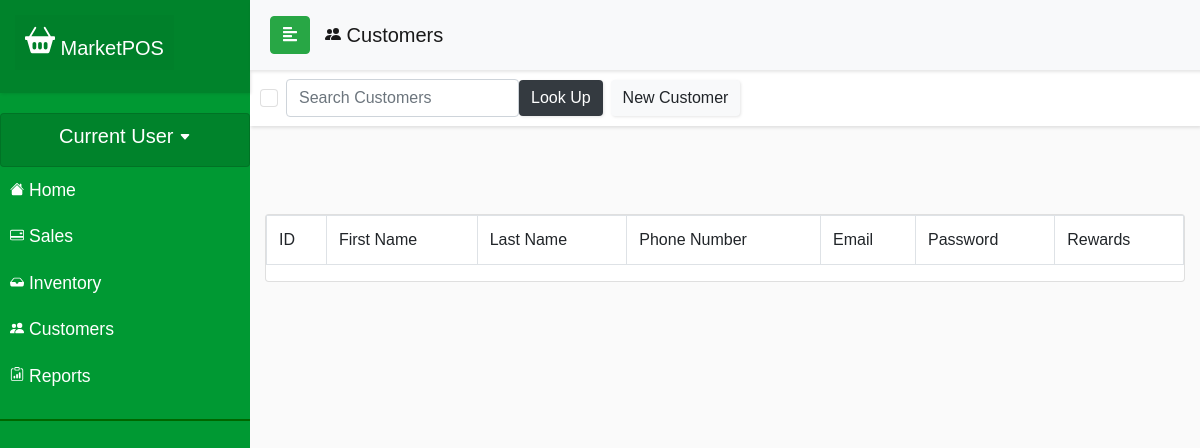
Page /currentDraft/customerview.php on the earlier database version.
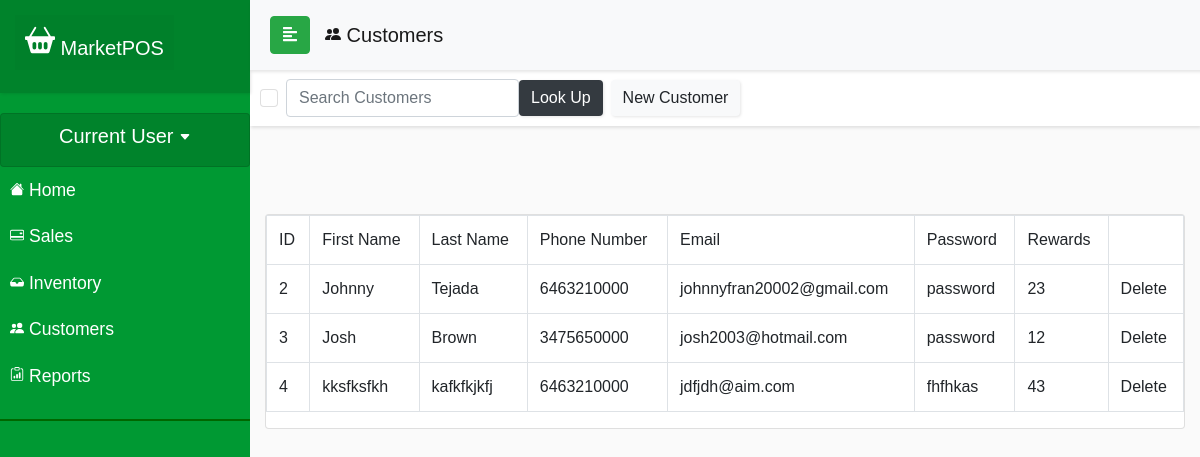
Same page on the later database version.
### tables this page shows
CREATE TABLE `customer_info` (
  `customer_id` int(11) NOT NULL,
  `email` varchar(100) NOT NULL,
  `password` varchar(100) NOT NULL,
  `first_name` varchar(100) NOT NULL,
  `middle_initial` varchar(1) NOT NULL,
  `last_name` varchar(100) NOT NULL,
  `phone_number` float NOT NULL,
  `rewards` int(11) NOT NULL,
  `street_address` varchar(100) NOT NULL,
  `city` varchar(100) NOT NULL,
  `state` varchar(2) NOT NULL,
  `zip_code` int(11) NOT NULL
);

### currentDraft/customerview.php (the view, shortened to what this page needs)
<?php
require_once('config.php');
$query = "SELECT * FROM customer_info";
$result = mysqli_query($conn, $query);
?>
<!DOCTYPE html>
<html>
<head>
  <link rel="stylesheet" href="css/bootstrap.min.css">
  <link rel="stylesheet" href="userStyle.css">
  <link rel="stylesheet" href="css/jquery.mCustomScrollbar.min.css">
</head>
<body>
  <nav id="sidebar">
    <div class="sidebar-header">
      <h1><a class="navbar-brand relative-top" href="indexDraft.php" id="navcard">
          MarketPOS</a></h1>
    </div>
    <ul class="list-unstyled components">
      <div class="card" id="navcard">
        <h5 class="text-center">Current User <svg width=".6em" height=".6em" viewBox="0 0 16 16" class="bi bi-caret-down-fill" fill="currentColor" xmlns="http://www.w3.org/2000/svg">
            <path d="M7.247 11.14L2.451 5.658C1.885 5.013 2.345 4 3.204 4h9.592a1 1 0 0 1 .753 1.659l-4.796 5.48a1 1 0 0 1-1.506 0z" />
          </svg></h5>
      </div>
      <li class="active">
      <li>
        <a href="accounthomeDraft.php"> Home</a>
      </li>
      </li>
      <li>
        <a href="salescontrolv3.html"> Sales</a>
      </li>
      <li>
        <a href="inventorycontrol.html"> Inventory</a>
      </li>
      <li>
        <a href="customercontrol.html"> Customers</a>
      </li>
      <li>
        <a href="#"> Reports</a>
      </li>
    </ul>
  </nav>
  <div id="content">
    <nav class="navbar navbar-expand-lg navbar-light bg-light sticky-top" id="locnav">
      <div class="container-fluid">
        <button type="button" id="sidebarCollapse" class="btn btn-success">
          <i class="fas fa-align-left"></i>
        </button>
        <div class="collapse navbar-collapse" id="navbarSupportedContent">
          <ul class="nav navbar-nav mr-auto">
            <a class="navbar-brand" href="customercontrol.html">  Customers</a>
          </ul>
        </div>
      </div>
    </nav>
    <nav class="navbar navbar-light" id="salespanel">
            <form class="form-inline">
                <div class="nav-item">
                    <div class="card" style="padding: 8px"></div>
                </div>
                <input class="form-control" type="search" placeholder="Search Customers" aria-label="Search">
                <button class="btn btn-dark navbar-btn" type="submit"> Look Up</button>
                <div class="nav-item mr-auto">
                <a class="btn navbar-btn btn-light" href="customerindex.php" role="button"> New Customer</a></div>
            </form>
        </nav>
    <div class="container justify-content-center" id="formscreen">
          <div class="row">
            <div class="col m-auto">
              <div class="card mt-5" card-body bg-light>
                <table class="table table-bordered">
                  <tr>
                    <td> ID </td>
                    <td> First Name </td>
                    <td> Last Name </td>
                    <td> Phone Number </td>
                    <td> Email </td>
                    <td> Password </td>
                    <td> Rewards </td>
                  </tr>
                  <?php
                  while ($row = mysqli_fetch_assoc($result)) {
                    $ID = $row['customer_id'];
                    $FirstName = $row['first_name'];
                    $LastName = $row['last_name'];
                    $PhoneNumber = $row['phone_number'];
                    $Email = $row['email'];
                    $Password = $row['password'];
                    $Rewards = $row['rewards'];
                  ?>
                    <tr>
                      <td><?php echo $ID ?></td>
                      <td><?php echo $FirstName ?></td>
                      <td><?php echo $LastName ?></td>
                      <td><?php echo $PhoneNumber ?></td>
                      <td><?php echo $Email ?></td>
                      <td><?php echo $Password ?></td>
                      <td><?php echo $Rewards ?></td>
                      <td><a href="customerdelete.php?Del=<?php echo $ID ?>">Delete</a></td>
                    </tr>
                  <?php
                  }
                  ?>
                </table>
              </div>
            </div>
          </div>
    </div>
</body>
</html>

### currentDraft/userStyle.css (style rules this page uses)
body { font-family: 'Poppins', sans-serif; background: #fafafa; overflow-y: hidden; }
a, a:hover, a:focus { color: inherit; text-decoration: none; transition: all 0.3s; }
#locnav { position: fixed; }
#salespanel { padding: 2px 2px; margin-top: 30px; margin-left: 0px; }
.navbar { width: 100%; padding: 5px 5px; background: #fff; border: none; border-radius: 0; box-shadow: 1px 2px 3px rgba(0, 0, 0, 0.1); }
.navbar-brand { padding: 15px; }
.nav-item { padding: 8px; }
.navbar-btn { box-shadow: 1px 1px 3px rgba(0, 0, 0, 0.1); outline: none !important; border: none; }
#sidebar { width: 250px; position: fixed; top: 0; left: 0; height: 100vh; z-index: 999; background: #009933; color: #fff; transition: all 0.3s; }
#sidebar .sidebar-header { padding: 15px; background: rgba(0, 128, 43, 0.897); box-shadow: 1px 1px 3px rgba(0, 0, 0, 0.1); }
#sidebar ul.components { padding: 20px 0; border-bottom: 2px solid #006600; }
#sidebar ul li a { padding: 10px; font-size: 1.1em; display: block; }
#navcard { background: rgba(0, 128, 43, 0.897); padding: 10px; }
#content { width: calc(100% - 250px); margin-top: 40px; min-height: 100vh; transition: all 0.3s; position: absolute; top: 0; right: 0; overflow: hidden; }
#formscreen { margin-top: 40px; }

Differences in the rows shown:
added customer_info: customer_id "2", first_name "Johnny", last_name "Tejada", phone_number "6463210000", email "johnnyfran20002@gmail.com", password "password", rewards "23"
added customer_info: customer_id "3", first_name "Josh", last_name "Brown", phone_number "3475650000", email "josh2003@hotmail.com", password "password", rewards "12"
added customer_info: customer_id "4", first_name "kksfksfkh", last_name "kafkfkjkfj", phone_number "6463210000", email "jdfjdh@aim.com", password "fhfhkas", rewards "43"
